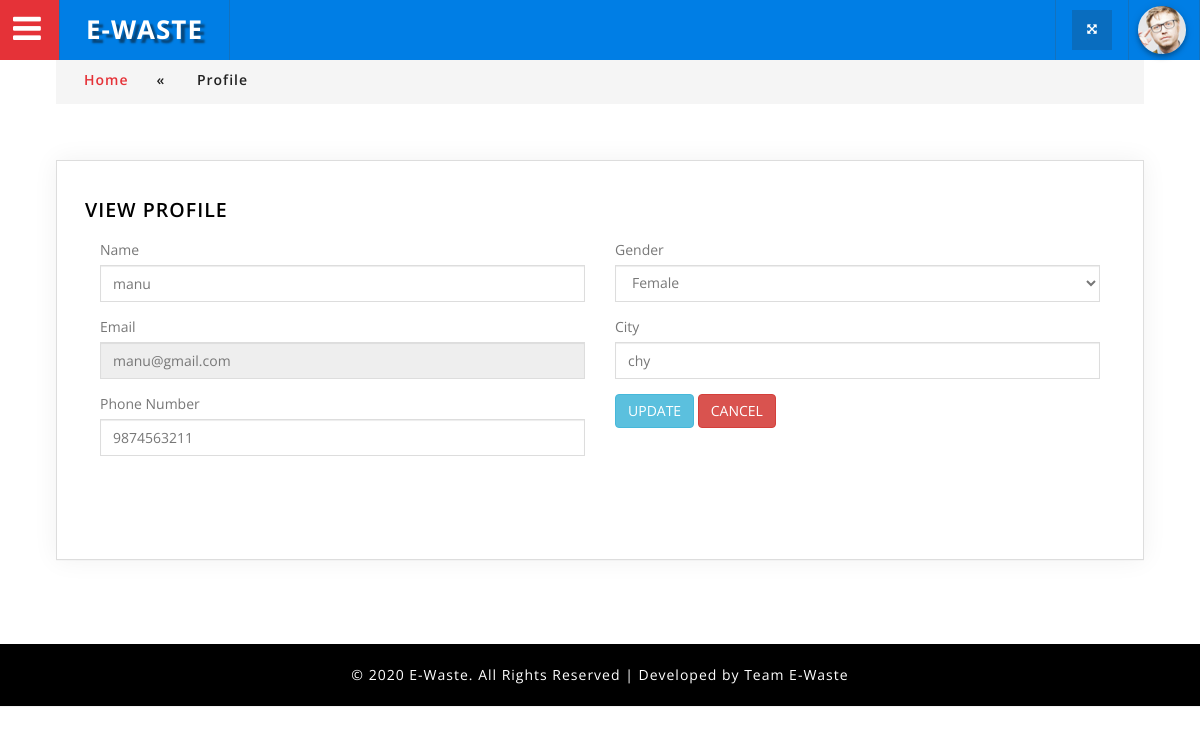
Page /Fieldofficer/Fieldofficer/profile.php (signed in) on the committed database.
### tables this page shows
CREATE TABLE IF NOT EXISTS `employee` (
`emp_id` int(11) NOT NULL,
  `employee_type` varchar(200) NOT NULL,
  `emp_name` varchar(50) NOT NULL,
  `phone` varchar(50) NOT NULL,
  `gender` varchar(10) NOT NULL,
  `city` varchar(30) NOT NULL,
  `email` varchar(50) NOT NULL,
  `district` varchar(30) NOT NULL
);

### connectionclass.php (called while the page is built, shortened)
<?php
class Connectionclass
{
    public $db = null;
    public function open()
    {
        $dbname = "ewaste";
        $this->db = mysqli_connect("localhost", "root", "", $dbname)
            or die('Error connecting to MySQL server.');
    }
    public function GetSingleRow($qry)
    {
        try {
            $result = mysqli_query($this->db, $qry);
            if ($result) {
                return mysqli_fetch_array($result);
            } else {
                throw new Exception(mysqli_error($this->db));
            }
        } catch (Exception $e) {
            return $e->getMessage();
        } finally {
            mysqli_close($this->db);
        }
    }
}
?>

### Fieldofficer/Fieldofficer/profile.php (the view, shortened to what this page needs)
<?php
require_once('../ConnectionClass.php');
require_once('header.php');
$obj=new connectionclass();
$qry2="select * from employee inner join login on employee.email=login.username";
$result2=$obj->GetSingleRow($qry2);
?>
				<div class="inner_content">
						<div class="w3l_agileits_breadcrumbs">
							<div class="w3l_agileits_breadcrumbs_inner">
								<ul>
									<li><a href="index.php">Home</a><span>«</span></li>
									<li>Profile </li>
								</ul>
							</div>
						</div>
<div class="inner_content_w3_agile_info two_in">
							<div class="forms-main_agileits">
								<div class="graph-form agile_info_shadow" style="min-height: 400px;">
									<h3 class="w3_inner_tittle two">View Profile </h3>
									<div class="form-body">
										<form action="codes/employee_exe.php?action=update" method="post">
											<div class="col-md-6">
											<div class="form-group">
												<label for="exampleInputEmail1"> Name</label>
												<input type="text" pattern="[a-zA-Z ]+" title="Characters only" class="form-control" required="" value="<?php echo $result2['emp_name'] ?>" id="exampleInputEmail1" placeholder=""name="emp_name">
											</div>
											<div class="form-group">
												<label for="exampleInputPassword1">Email</label>
												<input type="text" pattern="[a-z0-9._%+-]+@[a-z0-9.-]+\.[a-z]{2,}$" title="Invalid Email Format" class="form-control" id="exampleInputPassword1" readonly="" value="<?php echo $result2['email'] ?>" placeholder="" name="emp_email">
											</div>
											<div class="form-group">
												<label for="exampleInputPassword1">Phone Number</label>
												<input type="text" pattern="[9876][0-9]{9}" title="Enter a valid mobile number" value="<?php echo $result2['phone'] ?>" maxlength="10" minlength="10" class="form-control" id="exampleInputPassword1" required="" placeholder="" name="emp_phn">
											</div>
										</div>
										<div class="col-md-6">
											<div class="form-group">
												<label for="exampleInputPassword1">Gender</label>
												<select name="gender" required="" class="form-control" style="min-height: 35px; padding: 0px 12px;">
													<?php
														$gen=$result2['gender'];
														if($gen=='Male')
														{
															?>
															<option value="Male">Male</option>
													<option value="Female">Female</option>
															<?php
														}
														else
														{
															?>
															<option value="Female">Female</option>
															<?php
														}
													 ?>
												</select>
											</div>
											<div class="form-group">
												<label for="exampleInputPassword1">City</label>
												<input type="text" value="<?php echo $result2['city'] ?>" required="" class="form-control" id="exampleInputPassword1" placeholder="" name="emp_city">
											</div>
											<div class="form-group">
												<input type="submit" name="submit" class="btn btn-info" value="UPDATE">
											<input type="reset" name="cancel" class="btn btn-danger" value="CANCEL">
											</div>
											</div>
										</form>
									</div>
								</div>
							</div>
				    </div>
				    </div>
				</div>
<?php
require_once('footer.php');
?>

### Fieldofficer/Fieldofficer/css/component.css (style rules this page uses)
*, *:after, *::before { -webkit-box-sizing: border-box; -moz-box-sizing: border-box; box-sizing: border-box; }

### Fieldofficer/Fieldofficer/css/style.css (style rules this page uses)
body { margin:0; padding:0; background:#fff; font-family: 'Open Sans', sans-serif; }
h1,h2,h3,h4,h5,h6 { margin:0; font-family: 'Open Sans', sans-serif; }
ul { margin:0; padding:0; }
p,ul,ol { font-size:14px; }
input[type="submit"],a,.nbs-flexisel-nav-left,.nbs-flexisel-nav-right { transition:.5s ease-in; -webkit-transition:.5s ease-in; -moz-transition:.5s ease-in; -o-transition:.5s ease-in; -ms-transition:.5s ease-in; }
.inner_content { padding: 4em 4em; min-height: 600px; }
.agile_info_shadow { padding: 1em; box-shadow: 0 0px 24px 0 rgba(0, 0, 0, 0.06), 0 1px 0px 0 rgba(0, 0, 0, 0.02); -webkit-box-shadow: 0 0px 24px 0 rgba(0, 0, 0, 0.06), 0 1px 0px 0 rgba(0, 0, 0, 0.02); -moz-box-shadow: 0 0px 24px 0 rgba(0, 0, 0, 0.06), 0 1px 0px 0 rgba(0, 0, 0, 0.02); -o-box-shadow:0 0px 24px 0 rgba(0, 0, 0, 0.06), 0 1px 0px 0 rgba(0, 0, 0, 0.02); border: 1px solid #ddd; }
h3.w3_inner_tittle.two { color: #000; font-weight: 600; }
h3.w3_inner_tittle { text-transform: uppercase; color: #fff; margin: 0.5em 0 1em 0; font-weight: 800; font-size: 1.4em; letter-spacing:1px; }
.inner_content_w3_agile_info { margin-top:4.5em; }
.inner_content_w3_agile_info.two_in { margin-top: 4em; }
.w3l_agileits_breadcrumbs { padding:1em 0; background:#f5f5f5; }
.w3l_agileits_breadcrumbs ul li { display:inline-block; color:#212121; font-weight:600; font-family: 'Open Sans', sans-serif; letter-spacing:1px; }
.w3l_agileits_breadcrumbs ul li a { color: #e53238; text-decoration:none; font-family: 'Open Sans', sans-serif; }
.w3l_agileits_breadcrumbs ul li span { padding:0 2em; }
.w3l_agileits_breadcrumbs_inner { padding: 0 2em; }
.form-control { display: block; width: 100%; height: 37px; padding: 14px 12px; font-size: 14px; line-height: 1.42857143; color: #777; background-color: #fff; background-image: none; border: 1px solid #ddd; border-radius: 0; -webkit-box-shadow: inset 0 1px 1px rgba(0,0,0,.075); box-shadow: inset 0 1px 1px rgba(0,0,0,.075); -webkit-transition: border-color ease-in-out .15s,-webkit-box-shadow ease-in-out .15s; -o-transition: border-color ease-in-out .15s,box-shadow ease-in-out .15s; transition: border-color ease-in-out .15s,box-shadow ease-in-out .15s; }
label { display: inline-block; max-width: 100%; margin-bottom: 5px; font-weight: 400; font-size: 1em; color: #777; }
button, input, select, textarea { font-family: inherit; font-size: inherit; line-height: inherit; }
.graph-form { margin-bottom: 2em; padding: 2em; }

### rows in the picture
employee: emp_name "manu", emp_email "manu@gmail.com", emp_phn "9874563211", gender "Female", emp_city "chy"
